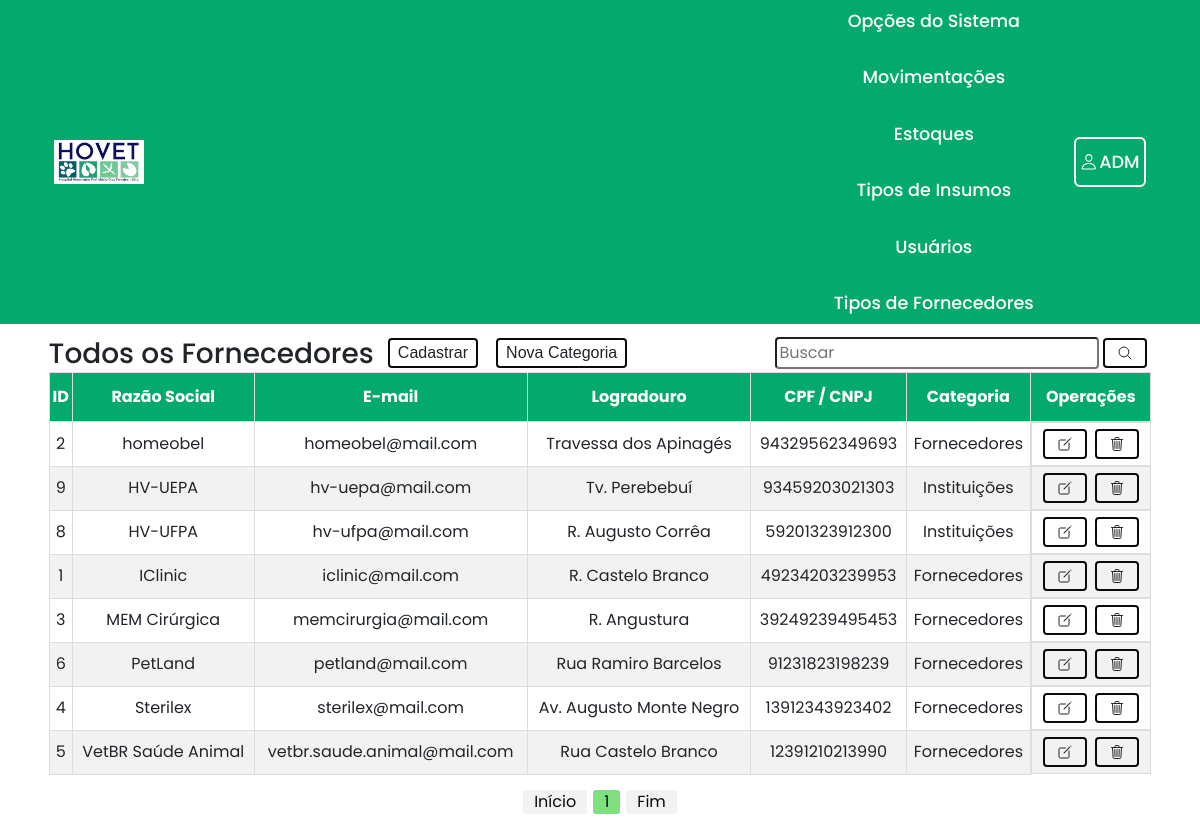
Screenshot of /sistema/index.php?menuop=fornecedores (signed in) with the database file from the repository.
### tables this page shows
create table fornecedores (
	id int primary key auto_increment,
    razao_social varchar(100) not null,
    ctg_fornecedores_id int,
    foreign key (ctg_fornecedores_id) references categorias_fornecedores(id) on delete cascade,
    cpf_cnpj varchar (14) null,
    end_logradouro varchar(100) null,
    end_num varchar(100) null,
    end_bairro varchar(100) null,
    end_cep varchar(100) null,
    end_email varchar(100) null,
    end_telefone varchar(50) null,
    observacao varchar(256) null
);

create table categorias_fornecedores (
	id int primary key auto_increment,
    categoria varchar(100) not null,
	descricao varchar(100));

### pgs_modelo/permissoes_usuarios.php (called while the page is built, shortened)
<?php
function has_permission($per_user, $per_sistem){
    $cont_per_user = count($per_user);
    $i = 0;
    while ($i < $cont_per_user) {
        if (in_array($per_user[$i], $per_sistem)){
            return true;
            break;
        }else{
            $i++;
        }
    }
    return null;
}
?>

### sistema/index.php (the view, shortened to what this page needs)
<?php
include_once("../db/connect.php");
include_once("../pgs_modelo/permissoes_usuarios.php");
$sessionUserType = $_SESSION['usuario_tipo_usuario_id'];
$userFirstName = $_SESSION['usuario_primeiro_nome'];
$array_tipos_estoquista_adm_diretor = [2,3,5];
$array_permissoes_user = [];
if ($sessionUserType == 2) {
    $array_permissoes_user = $array_tipos_estoquista_adm_diretor;
} else {
    $array_permissoes_user = [$sessionUserType];
}
?>
<!DOCTYPE html>
<html lang="pt-br">
<head>
    <link rel="stylesheet" href="https://cdn.jsdelivr.net/npm/bootstrap@4.6.2/dist/css/bootstrap.min.css"
>
    <link rel="stylesheet" href="../css/style_personalizado.css">
</head>
<body>
    <nav class="navbar">
        <div class="container navbar-header">
            <div class="logo">
                <a href="index.php?menuop=pagina_principal">
                    <img class="float-left" src="../img/logo_hovet.jpg">
                </a>
            </div>
            <div class="display-flex-row">
                <div class="menu_op_adm">
                    <div class="dropdown">
                        <a href="#">Opções do Sistema</a>
                    </div>
                    <div class="dropdown" id="listar">
                        <a href="#">Movimentações</a>
                    </div>
                    <div class="dropdown">
                        <a href="#">Estoques</a>
                    </div>
                    <div class="dropdown" id="listar">
                        <a href="#">Tipos de Insumos</a>
                    </div>
                    <div id="listar">
                        <a href="index.php?menuop=usuarios">Usuários</a>
                    </div>
                    <div class="dropdown" id="listar">
                        <a href="#">Tipos de Fornecedores</a>
                    </div>
                </div>
                <div class="login_user">
                    <div class="dropdown">
                        <span class="icon">
                            <ion-icon name="person-outline"></ion-icon>
                            <?=$userFirstName;?>
                        </span>
                    </div>
                </div>
            </div>
        </div>
    </nav>
    <main>
        <?php
            $menuop = (isset($_GET["menuop"]))?$_GET["menuop"]:"pagina_principal";
            switch ($menuop) {
                case 'fornecedores':
                    if (!has_permission($array_permissoes_user, $array_tipos_estoquista_adm_diretor)) {
                        echo "<script language='javascript'>window.alert('Você não tem permissão para acessar está página!!'); </script>";
                        echo "<script language='javascript'>window.location='/hovet/sistema/index.php?menuop=pagina_principal'</script>";
                    } else{
                        include_once("usuarios/fornecedores/painel_fornecedores.php");
                        break;
                    }
            }
        ?>
    </main>
</body>
</html>

### sistema/usuarios/fornecedores/painel_fornecedores.php (shortened to what this page needs)
<?php
$stringList = array();
if ( isset( $_GET['menuop'] ) && ! empty( $_GET['menuop'] )) {
	foreach ( $_GET as $chave => $valor ) {
        $valor_tmp = $chave;
        $position = strpos($valor_tmp, "menuop");
        $valor_est = strstr($valor_tmp,$position);
        array_push($stringList, $valor_est);
	}
    $chave_categoria = $stringList[1];
    $categoriaId = $_GET[$chave_categoria];
    $categoria_nome = "";
    $categoria_id_for_select = "";
    $string_link_cadastro_fornecedor = "";
    $string_link_procurar_fornecedor = "";
    if (isset($categoriaId) && $chave_categoria == "fornecedores_ctg_id") {
        $categoria_id_for_select = "= " . $categoriaId;
        $string_link_cadastro_fornecedor = "cadastro_fornecedores&fornecedores_ctg_id=" . $categoriaId;
        $string_link_procurar_fornecedor = "fornecedores&fornecedores_ctg_id=" . $categoriaId;
        $sql_nome = "SELECT
                        categoria
                    FROM
                        categorias_fornecedores
                    WHERE
                        id = {$categoriaId}";
        $resultado_nome = mysqli_query($conexao,$sql_nome) or die("Erro ao coletar o nome da categoria! " . mysqli_error($conexao));
        $categoria_nome_tmp = mysqli_fetch_assoc($resultado_nome);
        $categoria_nome = $categoria_nome_tmp['categoria'];
    } else {
        $categoria_id_for_select = "IS NOT NULL";
        $categoria_nome = "Todos os Fornecedores";
        $string_link_cadastro_fornecedor = "cadastro_fornecedores";
        $string_link_procurar_fornecedor = "fornecedores";
    }
}
?>
<section class="painel_insumos">
    <div class="container">
        <div class="menu_header">
            <div class="menu_user">
                <h3><?=$categoria_nome?></h3>
                <a href="index.php?menuop=<?=$string_link_cadastro_fornecedor?>" id="operacao_cadastro">
                    <button class="btn">Cadastrar</button>
                </a>
                <a href="index.php?menuop=cadastroCategoriaFornecedor" id="operacao_cadastro">
                    <button class="btn">Nova Categoria</button>
                </a>
            </div>
            <div>
                <form action="index.php?menuop=<?=$string_link_procurar_fornecedor?>" method="post" class="form_buscar">
                    <input type="text" name="txt_pesquisa" placeholder="Buscar">
                    <button type="submit" class="btn">
                        <span class="icon">
                            <ion-icon name="search-outline"></ion-icon>
                        </span>
                    </button>
                </form>
            </div>
        </div>
        <div class="tabelas">
            <table id="tabela_listar">
                <thead>
                    <tr class="tabela_dados">
                        <th>ID</th>
                        <th>Razão Social</th>
                        <th>E-mail</th>
                        <th>Logradouro</th>
                        <th>CPF / CNPJ</th>
                        <th>Categoria</th>
                        <th id="th_operacoes_editar_deletar">Operações</th>
                    </tr>
                </thead>
                <tbody>
                    <?php
                        $qtd_registros = 10;
                        $pagina = (isset($_GET['pagina']))?(int)$_GET['pagina']:1;
                        $inicio = ($qtd_registros * $pagina) - $qtd_registros;
                        $txt_pesquisa = (isset($_POST["txt_pesquisa"]))?$_POST["txt_pesquisa"]:"";
                        $sql = "SELECT
                                    f.id,
                                    f.razao_social,
                                    f.cpf_cnpj,
                                    f.end_logradouro,
                                    f.end_email,
                                    c.categoria
                                FROM
                                    fornecedores f
                                INNER JOIN
                                    categorias_fornecedores c
                                ON
                                    c.id = f.ctg_fornecedores_id
                                WHERE
                                    f.ctg_fornecedores_id {$categoria_id_for_select}
                                    and
                                    (f.id='{$txt_pesquisa}' or
                                    f.razao_social LIKE '%{$txt_pesquisa}%' or
                                    f.cpf_cnpj LIKE '%{$txt_pesquisa}%' or
                                    f.end_logradouro LIKE '%{$txt_pesquisa}%' or
                                    f.end_email LIKE '%{$txt_pesquisa}%' or
                                    c.categoria LIKE '%{$txt_pesquisa}%')
                                    ORDER BY f.razao_social ASC
                                    LIMIT $inicio,$qtd_registros";
                        $rs = mysqli_query($conexao,$sql) or die("Erro ao executar a consulta! " . mysqli_error($conexao));
                        while($dados = mysqli_fetch_assoc($rs)){
                    ?>
                    <tr class="tabela_dados">
                        <td><?=$dados["id"]?></td>
                        <td><?=$dados["razao_social"]?></td>
                        <td><?=$dados["end_email"]?></td>
                        <td><?=$dados["end_logradouro"]?></td>
                        <td><?=$dados["cpf_cnpj"]?></td>
                        <td><?=$dados["categoria"]?></td>
                        <td class="operacoes" id="td_operacoes_editar_deletar">
                            <a href="index.php?menuop=editar_fornecedor&fornecedores_ctg_id=<?=$categoriaId?>&id=<?=$dados["id"]?>" class="confirmaEdit">
                                <button class="btn">
                                    <span class="icon">
                                        <ion-icon name="create-outline"></ion-icon>
                                    </span>
                                </button>
                            </a>
                            <a href="index.php?menuop=excluir_fornecedor&fornecedores_ctg_id=<?=$categoriaId?>&id=<?=$dados["id"]?>" class="confirmaDelete">
                                <button class="btn">
                                    <span class="icon">
                                        <ion-icon name="trash-outline"></ion-icon>
                                    </span>
                                </button>
                            </a>
                        </td>
                    </tr>
                    <?php
                        }
                    ?>
                </tbody>
            </table>
        </div>
            <div class="paginacao">
                <?php
                    $sqlTotal = "SELECT id FROM fornecedores WHERE ctg_fornecedores_id $categoria_id_for_select";
                    $queryTotal = mysqli_query($conexao,$sqlTotal) or die(mysqli_error($conexao));
                    $numTotal = mysqli_num_rows($queryTotal);
                    $totalPaginas = ceil($numTotal/$qtd_registros);
                    echo "<a href=\"?menuop=$string_link_procurar_fornecedor&pagina=1\">Início</a> ";
                        ?>
                        <?php
                    for($i=1;$i<=$totalPaginas;$i++){
                        if ($i >= ($pagina) && $i <= ($pagina+5)) {
                            if ($i==$pagina) {
                                echo "<span>$i</span>";
                            } else {
                                echo " <a href=\"?menuop=$string_link_procurar_fornecedor&pagina=$i\">$i</a> ";
                            }
                        }
                    }
                        ?>
                        <?php
                    echo " <a href=\"?menuop=$string_link_procurar_fornecedor&pagina=$totalPaginas\">Fim</a>";
                ?>
            </div>
    </div>
</section>

### css/style_personalizado.css (style rules this page uses)
* { margin: 0; padding: 0; box-sizing: border-box; font-family: 'Poppins', sans-serif; }
*, *:before, *:after { box-sizing: border-box; }
.navbar { background-color: #04AA6D !important; }
.navbar img { width: 90px; }
.navbar a { color: #071e51; font-size: 15px; }
.container { display: flex; justify-content: center; flex-direction: column; }
.container.navbar-header { flex-direction: row; }
@media (min-width: 1200px) { .container { max-width: 96% !important; } }
.menu_user { display: flex; gap: 10px; align-items: center; }
.menu_user > h3 { margin-bottom: 0; }
.dropdown { position: relative; display: inline-block; }
#tabela_listar { font-family: Arial, Helvetica, sans-serif; border-collapse: collapse; width: 100%; }
#tabela_listar td, #tabela_listar th { border: 1px solid #ddd; padding: 2px; }
#tabela_listar tr:nth-child(even) { background-color: #f2f2f2; }
#tabela_listar th { padding-top: 12px; padding-bottom: 12px; text-align: center; background-color: #04AA6D; color: white; }
#tabela_listar td { text-align: center; }
.menu_header { display: flex; align-items: center; justify-content: space-between; }
.menu_op_adm { display: flex; align-items: center; gap: 30px; margin-bottom: 0; }
.menu_op_adm a { position: relative; font-size: 1.1em; color: #fff; text-decoration: none; font-weight: 500; }
.menu_op_adm a::after { content: ''; position: absolute; left: 0; bottom: -3px; width: 100%; height: 3px; background: #fff; border-radius: 5px; transform-origin: right; transform: scaleX(0); transition: transform .5s; color: #0B0B0B; }
.login_user { display: flex; align-items: center; justify-content: center; }
.login_user { width: auto; height: 50px; background: transparent; border: 2px solid #fff; outline: none; border-radius: 6px; cursor: pointer; font-size: 1.1em; color: #fff; font-weight: 500; margin-left: 30px; transition: .5s; }
main { padding: 10px; }
button.btn { background: none; border: 2px solid #0B0B0B; font-family: "montserrat", sans-serif; padding: 1px 8px; min-width: 20px; margin: 4px; cursor: pointer; transition: color 0.4s linear; position: relative; }
button.btn::before { content: ""; position: absolute; left: 0; top: 0; width: 100%; height: 100%; background: #04AA6D; z-index: -1; transition: transform 0.5s; transform-origin: 0 0; transition-timing-function: cubic-bezier(0.5,1.6,0.4,0.7); }
button.btn::before { transform: scaleX(0); }
span.icon { display: flex; gap: 2px; align-items: center; padding: 4px; }
td.operacoes { display: flex; justify-content: center; }
.form_buscar { display: flex; align-items: center; }
.form_buscar input { padding: 2px; border-radius: .25em; }
.tabelas { display: flex; }
.paginacao { display: flex; gap: 6px; margin-top: 15px; justify-content: center; }
.paginacao a { color: #0B0B0B; background-color: #f2f2f2; border-radius: 3px; padding: 0 11px; }
.paginacao > span { color: #0B0B0B; background-color: #7EE081; border-radius: 3px; padding: 0 11px; }
.display-flex-row { display: flex; gap: 10px; align-items: center; }
@media only screen and (max-width: 1480px) { .menu_op_adm { flex-direction: column; } }

### rows the page displays
fornecedores: id "2", razao_social "homeobel", end_email "homeobel@mail.com", end_logradouro "Travessa dos Apinagés", cpf_cnpj "94329562349693", ctg_fornecedores.categoria "Fornecedores"
fornecedores: id "9", razao_social "HV-UEPA", end_email "hv-uepa@mail.com", end_logradouro "Tv. Perebebuí", cpf_cnpj "93459203021303", ctg_fornecedores.categoria "Instituições"
fornecedores: id "8", razao_social "HV-UFPA", end_email "hv-ufpa@mail.com", end_logradouro "R. Augusto Corrêa", cpf_cnpj "59201323912300", ctg_fornecedores.categoria "Instituições"
fornecedores: id "1", razao_social "IClinic", end_email "iclinic@mail.com", end_logradouro "R. Castelo Branco", cpf_cnpj "49234203239953", ctg_fornecedores.categoria "Fornecedores"
fornecedores: id "3", razao_social "MEM Cirúrgica", end_email "memcirurgia@mail.com", end_logradouro "R. Angustura", cpf_cnpj "39249239495453", ctg_fornecedores.categoria "Fornecedores"
fornecedores: id "6", razao_social "PetLand", end_email "petland@mail.com", end_logradouro "Rua Ramiro Barcelos", cpf_cnpj "91231823198239", ctg_fornecedores.categoria "Fornecedores"
fornecedores: id "4", razao_social "Sterilex", end_email "sterilex@mail.com", end_logradouro "Av. Augusto Monte Negro", cpf_cnpj "13912343923402", ctg_fornecedores.categoria "Fornecedores"
fornecedores: id "5", razao_social "VetBR Saúde Animal", end_email "vetbr.saude.animal@mail.com", end_logradouro "Rua Castelo Branco", cpf_cnpj "12391210213990", ctg_fornecedores.categoria "Fornecedores"

### other values shown
$userFirstName "ADM"
$categoria_nome "Todos os Fornecedores"
